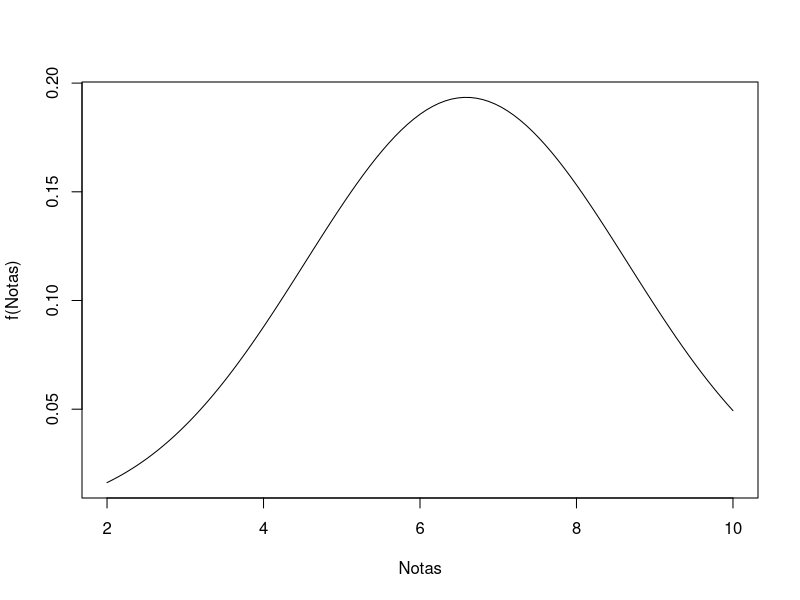
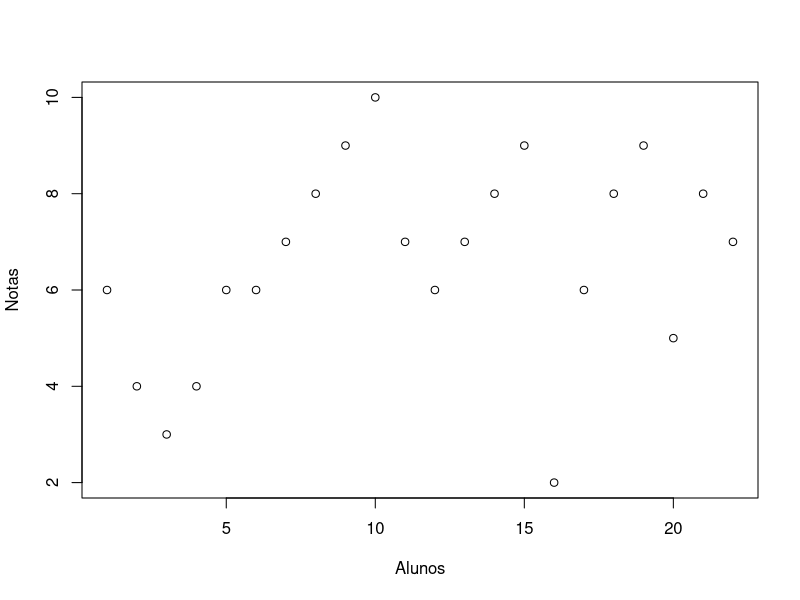

Write the R code that produced these figures, in order. (Note: this script raises an error after producing the figures.)
notas=c(6,4,3,4,6,6,7,8,9,10,7,6,7,8,9,2,6,8,9,5,8,7)
mean(notas)
sd(notas)

plot(function(notas)dnorm(notas,mean=6.590909,sd=2.06234),2,10,xlab="Notas",ylab="f(Notas)")

notas <- c(6,4,3,4,6,6,7,8,9,10,7,6,7,8,9,2,6,8,9,5,8,7)
fivenum(notas)
plot((notas), xlab="Alunos", ylab="Notas")

plot(altura ~ notas,xlab="Notas",ylab="Altura")
boxplot((altura ~ notas), xlab="Notas", ylab="Altura")

altura=c(1,1.2,1.3,1.4,1.5,1.55,1.60,1.62,1.65,1.66,1.67,1.68,1.69,1.70,1.72,1.74,1.75,1.76,1.77,1.8,1.82)
altura
mean(altura)
sd(altura)
dnorm(altura)
plot(function(altura)dnorm(altura,mean=1.599048,sd=0.2118704),1,21)

corDegrade <- colorRampPalette(c("darkgreen"))
plot(function(x)dnorm(x,mean=1.26,sd=0.23),1,22,ylab="f(altura)")
hist(altura, col=corDegrade(10))

Excel_Table_Test <- c(1,2,3,4,5,6,7,8,9,10,11,12,13,14,15,16,17,18,19,20,21,22)
fivenum(Excel_Table_Test)
plot(Excel_Table_Test)

corDegrade <- colorRampPalette(c("lightblue"))
plot(notas, col=corDegrade(7))
hist(notas, col=corDegrade(10))





